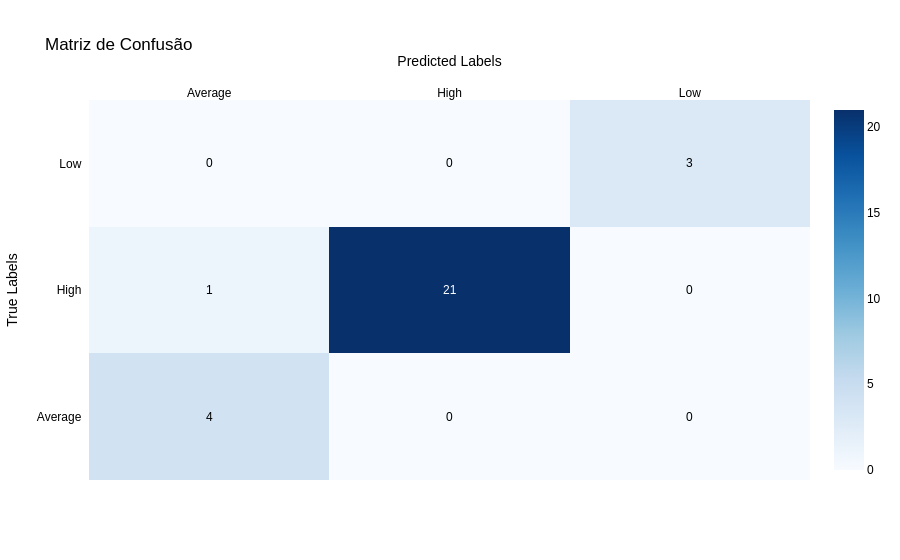

Source (notebook cell):
### Code cell
class_names = ['Average', 'High', 'Low']
fig = ff.create_annotated_heatmap(
    z=conf_matrix,
    x=class_names,
    y=class_names,
    colorscale='Blues',
    showscale=True
)
fig.update_layout(
    title='Matriz de Confusão',
    xaxis_title='Predicted Labels',
    yaxis_title='True Labels',
    font=dict(
        family='Arial',
        size=12,
        color='black'
    )
)
fig.show()

### Figure 1 — Plotly figure (JSON) as saved in the notebook; plotly's stock layout.template omitted (floating-point values rounded to 4 significant figures)
{"data": [{"colorscale": [[0, "rgb(247,251,255)"], [0.125, "rgb(222,235,247)"], [0.25, "rgb(198,219,239)"], [0.375, "rgb(158,202,225)"], [0.5, "rgb(107,174,214)"], [0.625, "rgb(66,146,198)"], [0.75, "rgb(33,113,181)"], [0.875, "rgb(8,81,156)"], [1, "rgb(8,48,107)"]], "reversescale": false, "showscale": true, "type": "heatmap", "x": ["Average", "High", "Low"], "y": ["Average", "High", "Low"], "z": [[4, 0, 0], [1, 21, 0], [0, 0, 3]]}], "layout": {"annotations": [{"font": {"color": "#000000"}, "showarrow": false, "text": "4", "x": "Average", "xref": "x", "y": "Average", "yref": "y"}, {"font": {"color": "#000000"}, "showarrow": false, "text": "0", "x": "High", "xref": "x", "y": "Average", "yref": "y"}, {"font": {"color": "#000000"}, "showarrow": false, "text": "0", "x": "Low", "xref": "x", "y": "Average", "yref": "y"}, {"font": {"color": "#000000"}, "showarrow": false, "text": "1", "x": "Average", "xref": "x", "y": "High", "yref": "y"}, {"font": {"color": "#FFFFFF"}, "showarrow": false, "text": "21", "x": "High", "xref": "x", "y": "High", "yref": "y"}, {"font": {"color": "#000000"}, "showarrow": false, "text": "0", "x": "Low", "xref": "x", "y": "High", "yref": "y"}, {"font": {"color": "#000000"}, "showarrow": false, "text": "0", "x": "Average", "xref": "x", "y": "Low", "yref": "y"}, {"font": {"color": "#000000"}, "showarrow": false, "text": "0", "x": "High", "xref": "x", "y": "Low", "yref": "y"}, {"font": {"color": "#000000"}, "showarrow": false, "text": "3", "x": "Low", "xref": "x", "y": "Low", "yref": "y"}], "font": {"color": "black", "family": "Arial", "size": 12}, "title": {"text": "Matriz de Confusão"}, "xaxis": {"dtick": 1, "gridcolor": "rgb(0, 0, 0)", "side": "top", "ticks": "", "title": {"text": "Predicted Labels"}}, "yaxis": {"dtick": 1, "ticks": "", "ticksuffix": "  ", "title": {"text": "True Labels"}}}}
